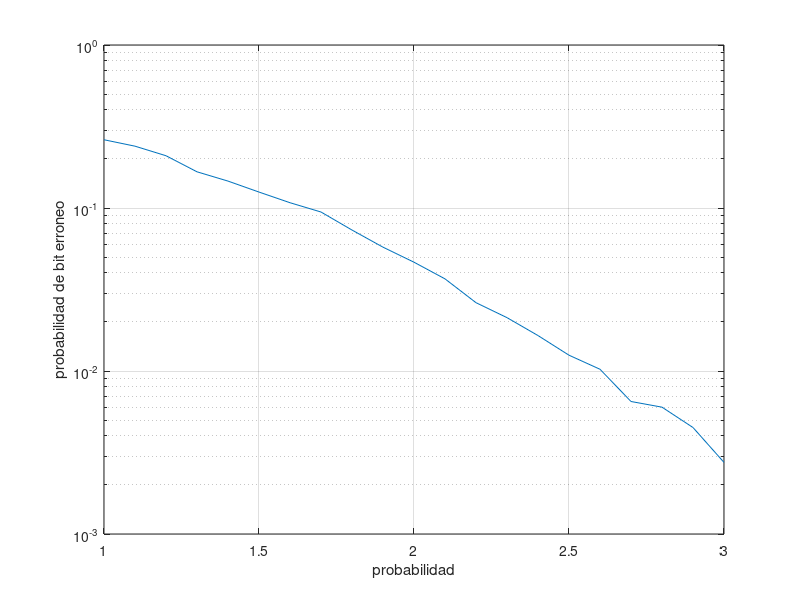

Here is the MATLAB script that generated this plot:
i=1;
n=1000;
for comp=1:0.1:3
    x1=comp+(comp)*j;
    x2=-comp+(comp)*j;
    x3=-comp-(comp)*j;
    x4=comp-(comp)*j;
    r1=x1+randn(1,n)+j*randn(1,n);
    r2=x2+randn(1,n)+j*randn(1,n);
    r3=x3+randn(1,n)+j*randn(1,n);
    r4=x4+randn(1,n)+j*randn(1,n);
    
    conta=0;
    for k=1:n
        if ((real(r1(1,k))<0)&&(imag(r1(1,k))>=0))
            conta=conta+1;
        elseif ((imag(r1(1,k))<0)&&(real(r1(1,k))>=0))
            conta=conta+1;
        end
        
        if((real(r2(1,k))>0)&&(imag(r2(1,k))>=0))
            conta=conta+1;
        elseif ((imag(r2(1,k))<0)&&(real(r2(1,k))<=0))
            conta=conta+1;
        end
        
        if((real(r3(1,k))>0)&&(imag(r3(1,k))<=0))
            conta=conta+1;
        elseif ((imag(r3(1,k))>0)&&(real(r3(1,k))<=0))
            conta=conta+1;
        end
        
        if((real(r4(1,k))<0)&&(imag(r4(1,k))<=0))
            conta=conta+1;
        elseif ((imag(r4(1,k))>0)&&(real(r4(1,k))>=0))
            conta=conta+1;
        end
    end
    prob(i)=conta/(n*4);
    i=i+1;
end
comp=1:0.1:3;
semilogy(comp,prob)
xlabel('probabilidad')
ylabel('probabilidad de bit erroneo')
grid on
            
        